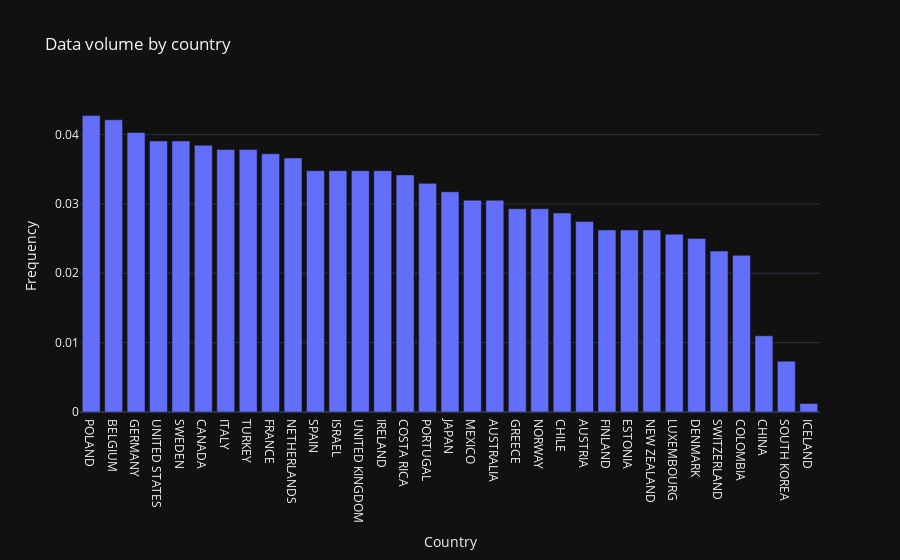

Here is the notebook cell this chart was saved with:
### Code cell
freq_countries_dict = df.country.value_counts(normalize=True).to_dict()
fig_countries_freq = px.bar(
    x=freq_countries_dict.keys(),
    y=freq_countries_dict.values(),
    labels=dict(y='Frequency', x='Country'),
    template='plotly_dark',
    title='Data volume by country'
)
fig_countries_freq.show()

### Figure 1 — Plotly figure (JSON) as saved in the notebook; plotly's stock layout.template omitted (floating-point values rounded to 4 significant figures)
{"data": [{"alignmentgroup": "True", "hovertemplate": "Country=%{x}<br>Frequency=%{y}<extra></extra>", "legendgroup": "", "marker": {"color": "#636efa", "pattern": {"shape": ""}}, "name": "", "offsetgroup": "", "orientation": "v", "showlegend": false, "textposition": "auto", "type": "bar", "x": ["POLAND", "BELGIUM", "GERMANY", "UNITED STATES", "SWEDEN", "CANADA", "ITALY", "TURKEY", "FRANCE", "NETHERLANDS", "SPAIN", "ISRAEL", "UNITED KINGDOM", "IRELAND", "COSTA RICA", "PORTUGAL", "JAPAN", "MEXICO", "AUSTRALIA", "GREECE", "NORWAY", "CHILE", "AUSTRIA", "FINLAND", "ESTONIA", "NEW ZEALAND", "LUXEMBOURG", "DENMARK", "SWITZERLAND", "COLOMBIA", "CHINA", "SOUTH KOREA", "ICELAND"], "xaxis": "x", "y": [0.04274, 0.04212, 0.04029, 0.03907, 0.03907, 0.03846, 0.03785, 0.03785, 0.03724, 0.03663, 0.0348, 0.0348, 0.0348, 0.0348, 0.03419, 0.03297, 0.03175, 0.03053, 0.03053, 0.0293, 0.0293, 0.02869, 0.02747, 0.02625, 0.02625, 0.02625, 0.02564, 0.02503, 0.0232, 0.02259, 0.01099, 0.007326, 0.001221], "yaxis": "y"}], "layout": {"barmode": "relative", "legend": {"tracegroupgap": 0}, "title": {"text": "Data volume by country"}, "xaxis": {"anchor": "y", "domain": [0, 1], "title": {"text": "Country"}}, "yaxis": {"anchor": "x", "domain": [0, 1], "title": {"text": "Frequency"}}}}
